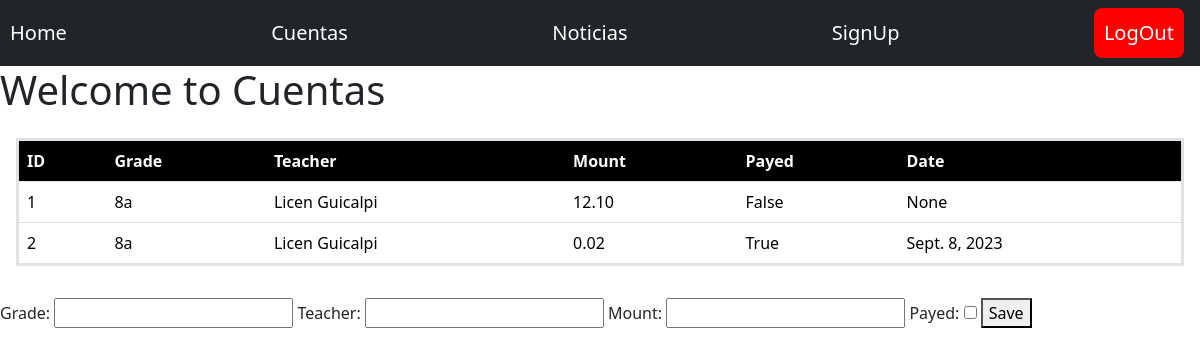
Page /cuentas/ (signed in) on the earlier database version.
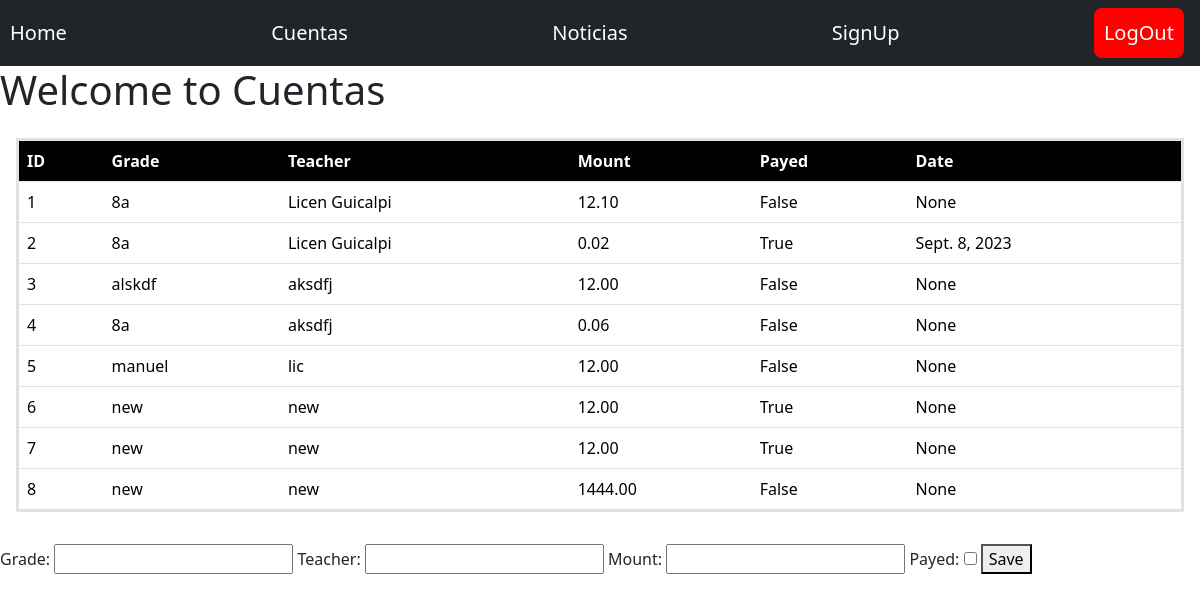
Same page on the later database version.
### cuentas/models.py (models this page shows, shortened)
class Counts(models.Model):
    grade = models.CharField(max_length=100)
    teacher = models.CharField(max_length=100)
    mount = models.DecimalField(max_digits=10, decimal_places=2)
    payed = models.BooleanField(default=False)
    date = models.DateField(null=True, blank=True)

### cuentas/views.py (the view)
# urls.py: path("cuentas/", views.cuentas, name="cuentas"),
@login_required
def cuentas(request):
    error = request.GET.get("error")
    counts = Counts.objects.all()
    return render(request, "cuentas.html", {
        "form": CountsForm,
        "counts": counts,
        "error": error
    })

### cuentas/templates/cuentas.html (shortened to what this page needs)
{% extends 'base.html' %}
{% block content %}
<h1>Welcome to Cuentas</h1>
<div class="count_table">
    <table class="table">
        <thead class="thead-dark">
            <tr>
                <th>ID</th>
                <th>Grade</th>
                <th>Teacher</th>
                <th>Mount</th>
                <th>Payed</th>
                <th>Date</th>
            </tr>
        </thead>
        <tbody>
            {% for count in counts %}
            <tr>
                <td>{{ count.id }}</td>
                <td>{{ count.grade }}</td>
                <td>{{ count.teacher }}</td>
                <td>{{ count.mount }}</td>
                <td>{{ count.payed }}</td>
                <td>{{ count.date }}</td>
            </tr>
            {% endfor %}
        </tbody>
   </table>
</div>
<div class="form">
    <form action="{% url 'cuentas_create' %}" method="POST">
        {{ form }}
        <button>Save</button>
    </form>
</div>
{% endblock %}

### cuentas/templates/base.html (shortened to what this page needs)
{% load static %}
<!DOCTYPE html>
<html lang="es">
<head>
    <link href="https://cdn.jsdelivr.net/npm/bootstrap@5.3.1/dist/css/bootstrap.min.css" rel="stylesheet">
    <link href="{% static 'css/style.css' %}" rel="stylesheet">
</head>
<body>
    <nav class="navbar navbar-dark bg-dark menav">
            <a class="navbar-brand" href="{% url 'home' %}">Home</a>
        {% if user.is_authenticated %}
            <a class="navbar-brand" href="{% url 'cuentas' %}">Cuentas</a>
            <a class="navbar-brand" href="{% url 'noticias' %}">Noticias</a>
            <a class="navbar-brand" href="{% url 'signup' %}">SignUp</a>
            <a class="navbar-brand signout" href="{% url 'signout' %}">LogOut</a>
        {% else %}
            <a class="navbar-brand" href="{% url 'signin' %}">SignIn</a>
       {% endif %}
    </nav>
    {% block content %}
    {% endblock %}
</body>
</html>

### cuentas/static/css/style.css (style rules this page uses)
.menav a { padding: 0.5em; border-radius: 0.4em; }
.signout { background-color: red; color: white; }
.count_table { padding: 1em; }
.count_table table, th, td { border-style: solid; }
.count_table th { background-color: black; color: white; }

Differences in the rows shown:
added Counts: id "3", grade "alskdf", teacher "aksdfj", mount "12.00", payed "False", date "None"
added Counts: id "4", grade "8a", teacher "aksdfj", mount "0.06", payed "False", date "None"
added Counts: id "5", grade "manuel", teacher "lic", mount "12.00", payed "False", date "None"
added Counts: id "6", grade "new", teacher "new", mount "12.00", payed "True", date "None"
added Counts: id "7", grade "new", teacher "new", mount "12.00", payed "True", date "None"
added Counts: id "8", grade "new", teacher "new", mount "1444.00", payed "False", date "None"
